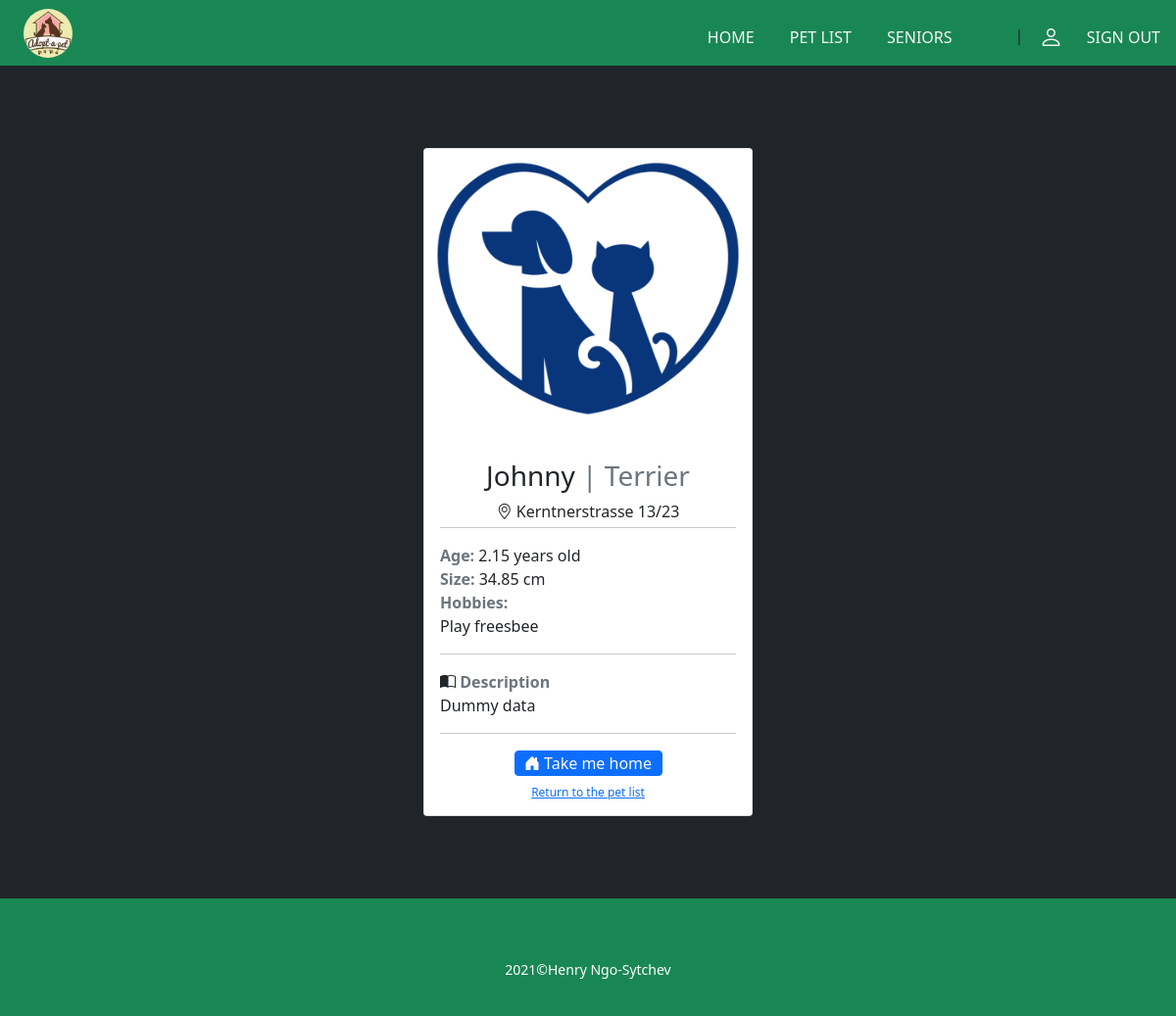
Page /CRUD/animals/details.php?id=1 (signed in) on the committed database.
### tables this page shows
CREATE TABLE `animals` (
  `animal_id` int(5) NOT NULL,
  `name` varchar(30) NOT NULL,
  `breed` varchar(50) NOT NULL,
  `picture` varchar(255) DEFAULT NULL,
  `location` varchar(100) DEFAULT NULL,
  `description` text DEFAULT NULL,
  `size` float DEFAULT NULL,
  `age` float DEFAULT NULL,
  `hobbies` varchar(100) DEFAULT NULL
);

### CRUD/animals/details.php (the view, shortened to what this page needs)
<?php
    require_once("../components/db_connect.php");
    if(@($_SESSION["adm"])){
        $user_id = $_SESSION["adm"];
    } elseif(@($_SESSION["user"])) {
        $user_id = $_SESSION["user"];
    }
    if(@$_GET["id"]){
        $id = $_GET["id"];
        $sql = "SELECT * FROM animals WHERE animal_id = '{$id}'";
        $query = mysqli_query($connect, $sql);
        $result = mysqli_fetch_all($query, MYSQLI_ASSOC);
        $display = "";
        if(mysqli_num_rows($query) == 1){
            foreach($result as $row){
                $display = "
                <div class='card my-5 mx-auto' style='width: 21rem;'>
                    <img class='card-img-top img-fluid' src='../pictures/{$row["picture"]}' alt='Card image cap'>
                    <div class='card-body'>
                        <h3 class='card-title text-center mt-3'>{$row["name"]}
                        <span class='card-subtitle text-secondary'> | {$row["breed"]}</span></h3>
                        <p class='text-center my-0'><i class='bi bi-geo-alt'></i> {$row["location"]}
                        </p>
                        <hr class='mt-1'>
                        <p class='p-0 m-0'>
                        <span class='text-secondary fw-bold'>Age:</span> {$row["age"]} years old </p>
                        <p class='p-0 m-0'><span class='text-secondary fw-bold'>Size:</span> {$row["size"]} cm </p>
                        <p class='p-0 m-0'><span class='text-secondary fw-bold'>Hobbies:</span><br>{$row["hobbies"]}</p>
                        <hr>
                        <p class='card-text'><i class='bi bi-book-half'></i> <b class='text-secondary'>Description</b><br>{$row["description"]}</p>
                        <hr>
                        <p class='card-text text-center mb-0'>
                            <small'>
                            <a class='btn btn-primary text-light p-0 m-0 w-50' href='pet_adoption.php?id={$id}&user_id={$user_id}'><i class='bi bi-house-door-fill'></i> Take me home</a>
                            </small>
                        </p>
                        <p class='text-center p-0 m-0'>
                            <sub class='mt-2'>
                                <a href='index.php'>Return to the pet list</a>
                            </sub>
                        </p>
                    </div>
                </div>
                ";
            }
        } else {
            header("error.php");
        }
    } else {
        echo "The record you are trying to see is not available";
        header("error.php");
    }
?>
<!DOCTYPE html>
<html lang="en">
<head>
    <?php
    require_once("../components/bootstrap.php");
    ?>
</head>
<body>
    <?php
    require_once("../components/navbar.php"); ?>
    <main class="bg-dark h-100">
    <?php echo ($display)?:"";?>
    </main>
    <?php require_once("../components/footer.php"); ?>
</body>
</html>

### CRUD/animals/details.php (style rules this page uses)
main { min-height: 100vh; padding: 3% 15%; }

### rows in the picture
animals: picture (picture), name "Johnny", breed "Terrier", location "Kerntnerstrasse 13/23", age "2.15", size "34.85", hobbies "Play freesbee", description "Dummy data"
